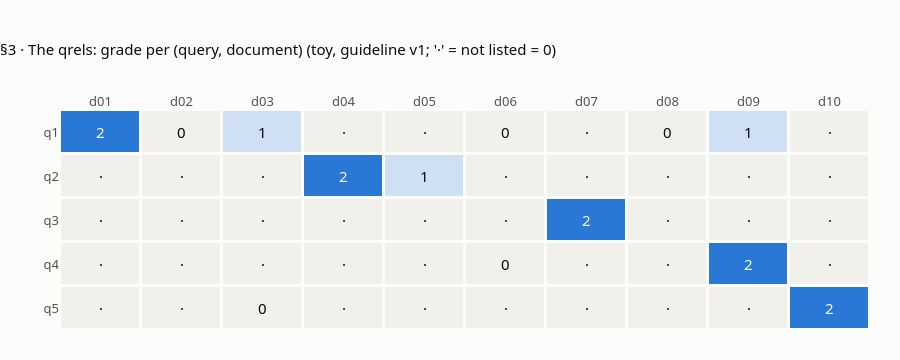

Here is the notebook cell this chart was saved with:
### Markdown cell above
## 3 · A person judges it: qrels

**What this verifies** (lesson step 3, `#judge`; fact S7). The labels, called **qrels** (query relevance judgments): one line per judged pair, `(query, document, grade)`, each with a written reason.
- Guideline v1: 2 = the document alone answers; 1 = part of the answer; 0 = does not help, even if it shares words or the topic. **Binary rule:** relevant = grade ≥ 1.
- q1: **d01 2, d03 1, d09 1**; everything else 0. d02 (the echo) and d08 (the keyword-stuffed footer) are listed with grade 0 and a reason.
- **8 relevant pairs of 50.** A pair that is not listed counts as grade 0.
- The lab's fingerprint over the 50 binary labels matches.

The order matters: write the guideline, judge, and only then look at what the retrievers returned. Change the guideline and its version number changes too.

**The chart** is the label table, query × document. Dark cells are relevant; `0` is a listed "not relevant" with a reason; `·` is a pair nobody listed (grade 0 by the rule).

### Code cell
for q in qids:
    graded = {d: GRADE[(q, d)] for d in dids if GRADE.get((q, d), 0) >= 1}
    print(f"   {q}: relevant={REL[q]} grades={graded}")
check("§3 relevant docs per query (S7)", REL,
      {"q1": ["d01", "d03", "d09"], "q2": ["d04", "d05"], "q3": ["d07"], "q4": ["d09"], "q5": ["d10"]})
check("§3 q1 grades d01, d03, d09 (S7)", [GRADE[("q1", d)] for d in ("d01", "d03", "d09")], [2, 1, 1])
check("§3 relevant pairs of all pairs (S7)", [sum(len(v) for v in REL.values()), len(qids) * len(dids)], [8, 50])
check("§3 listed qrels lines (S1)", len(toy["qrels"]), 13)
check("§3 d02 and d08 are listed for q1 with grade 0 (S7)", [GRADE[("q1", "d02")], GRADE[("q1", "d08")]], [0, 0])
check("§3 every listed line has a written reason", all(len(r["why"].split()) >= 3 for r in toy["qrels"]), True)
binary_ref = sorted(_fp([q, d, int(GRADE.get((q, d), 0) >= 1)]) for q in qids for d in dids)
check("§3 lab fingerprint of the 50 binary labels (S7)", _fp(binary_ref), "c46167a0335a1135")
why = {(r["qid"], r["did"]): r["why"] for r in toy["qrels"]}
print(f"   q1 d02 reason: {why[('q1', 'd02')]}")
print(f"   q1 d08 reason: {why[('q1', 'd08')]}")

# chart: the qrels heat table
z, ann = [], []
for i, q in enumerate(qids):
    z.append([GRADE.get((q, d), 0) for d in dids])
    for j, d in enumerate(dids):
        listed = (q, d) in GRADE
        g = GRADE.get((q, d), 0)
        ann.append(dict(x=d, y=q, text=str(g) if listed else "·", showarrow=False,
                        font=dict(size=15, color=SURFACE if g == 2 else INK)))
hov = [[f"{q} · {d}: grade {GRADE.get((q, d), 0)}" + (f"<br>why: {why[(q, d)]}" if (q, d) in why else
        "<br>not listed: grade 0 by the rule") for d in dids] for q in qids]
fig = go.Figure(go.Heatmap(z=z, x=dids, y=qids, zmin=0, zmax=2, customdata=hov, xgap=3, ygap=3,
                           colorscale=[[0, "#f1f0ea"], [0.5, LIGHT], [1, BLUE]], showscale=False,
                           hovertemplate="%{customdata}<extra></extra>"))
fig.update_layout(annotations=ann, height=360, yaxis=dict(autorange="reversed", showline=False, showgrid=False),
                  xaxis=dict(side="top", showline=False, showgrid=False),
                  title="§3 · The qrels: grade per (query, document) (toy, guideline v1; '·' = not listed = 0)",
                  margin=dict(l=60, r=30, t=110, b=30))
fig.show()

### Figure 1 — Plotly figure (JSON) as saved in the notebook; plotly's stock layout.template omitted (floating-point values rounded to 4 significant figures)
{"data": [{"colorscale": [[0, "#f1f0ea"], [0.5, "#cfe0f5"], [1, "#2a78d6"]], "customdata": [["q1 · d01: grade 2<br>why: names the main cause: burning fossil fuels releases carbon dioxide", "q1 · d02: grade 0<br>why: repeats the question word for word but gives no answer", "q1 · d03: grade 1<br>why: explains the mechanism (greenhouse gases trap heat) but not what emits them", "q1 · d04: grade 0<br>not listed: grade 0 by the rule", "q1 · d05: grade 0<br>not listed: grade 0 by the rule", "q1 · d06: grade 0<br>why: a carbon sink, not a cause", "q1 · d07: grade 0<br>not listed: grade 0 by the rule", "q1 · d08: grade 0<br>why: keyword-stuffed footer: the topic words without any content", "q1 · d09: grade 1<br>why: one source of a greenhouse gas: part of the cause, not the main one", "q1 · d10: grade 0<br>not listed: grade 0 by the rule"], ["q2 · d01: grade 0<br>not listed: grade 0 by the rule", "q2 · d02: grade 0<br>not listed: grade 0 by the rule", "q2 · d03: grade 0<br>not listed: grade 0 by the rule", "q2 · d04: grade 2<br>why: gives the reasons: warm water expands and glaciers melt", "q2 · d05: grade 1<br>why: one reason: melting ice sheets add water", "q2 · d06: grade 0<br>not listed: grade 0 by the rule", "q2 · d07: grade 0<br>not listed: grade 0 by the rule", "q2 · d08: grade 0<br>not listed: grade 0 by the rule", "q2 · d09: grade 0<br>not listed: grade 0 by the rule", "q2 · d10: grade 0<br>not listed: grade 0 by the rule"], ["q3 · d01: grade 0<br>not listed: grade 0 by the rule", "q3 · d02: grade 0<br>not listed: grade 0 by the rule", "q3 · d03: grade 0<br>not listed: grade 0 by the rule", "q3 · d04: grade 0<br>not listed: grade 0 by the rule", "q3 · d05: grade 0<br>not listed: grade 0 by the rule", "q3 · d06: grade 0<br>not listed: grade 0 by the rule", "q3 · d07: grade 2<br>why: solar and wind are renewable energy, although no query word appears", "q3 · d08: grade 0<br>not listed: grade 0 by the rule", "q3 · d09: grade 0<br>not listed: grade 0 by the rule", "q3 · d10: grade 0<br>not listed: grade 0 by the rule"], ["q4 · d01: grade 0<br>not listed: grade 0 by the rule", "q4 · d02: grade 0<br>not listed: grade 0 by the rule", "q4 · d03: grade 0<br>not listed: grade 0 by the rule", "q4 · d04: grade 0<br>not listed: grade 0 by the rule", "q4 · d05: grade 0<br>not listed: grade 0 by the rule", "q4 · d06: grade 0<br>why: shares only the word 'from'", "q4 · d07: grade 0<br>not listed: grade 0 by the rule", "q4 · d08: grade 0<br>not listed: grade 0 by the rule", "q4 · d09: grade 2<br>why: names the sources: cattle and rice paddies", "q4 · d10: grade 0<br>not listed: grade 0 by the rule"], ["q5 · d01: grade 0<br>not listed: grade 0 by the rule", "q5 · d02: grade 0<br>not listed: grade 0 by the rule", "q5 · d03: grade 0<br>why: about trapping heat in general, not about extreme heat events", "q5 · d04: grade 0<br>not listed: grade 0 by the rule", "q5 · d05: grade 0<br>not listed: grade 0 by the rule", "q5 · d06: grade 0<br>not listed: grade 0 by the rule", "q5 · d07: grade 0<br>not listed: grade 0 by the rule", "q5 · d08: grade 0<br>not listed: grade 0 by the rule", "q5 · d09: grade 0<br>not listed: grade 0 by the rule", "q5 · d10: grade 2<br>why: heat waves are becoming more frequent: answers yes"]], "hovertemplate": "%{customdata}<extra></extra>", "showscale": false, "x": ["d01", "d02", "d03", "d04", "d05", "d06", "d07", "d08", "d09", "d10"], "xgap": 3, "y": ["q1", "q2", "q3", "q4", "q5"], "ygap": 3, "z": [[2, 0, 1, 0, 0, 0, 0, 0, 1, 0], [0, 0, 0, 2, 1, 0, 0, 0, 0, 0], [0, 0, 0, 0, 0, 0, 2, 0, 0, 0], [0, 0, 0, 0, 0, 0, 0, 0, 2, 0], [0, 0, 0, 0, 0, 0, 0, 0, 0, 2]], "zmax": 2, "zmin": 0, "type": "heatmap"}], "layout": {"yaxis": {"autorange": "reversed", "showline": false, "showgrid": false}, "xaxis": {"side": "top", "showline": false, "showgrid": false}, "margin": {"l": 60, "r": 30, "t": 110, "b": 30}, "annotations": [{"font": {"color": "#fcfcfb", "size": 15}, "showarrow": false, "text": "2", "x": "d01", "y": "q1"}, {"font": {"color": "#0b0b0b", "size": 15}, "showarrow": false, "text": "0", "x": "d02", "y": "q1"}, {"font": {"color": "#0b0b0b", "size": 15}, "showarrow": false, "text": "1", "x": "d03", "y": "q1"}, {"font": {"color": "#0b0b0b", "size": 15}, "showarrow": false, "text": "·", "x": "d04", "y": "q1"}, {"font": {"color": "#0b0b0b", "size": 15}, "showarrow": false, "text": "·", "x": "d05", "y": "q1"}, {"font": {"color": "#0b0b0b", "size": 15}, "showarrow": false, "text": "0", "x": "d06", "y": "q1"}, {"font": {"color": "#0b0b0b", "size": 15}, "showarrow": false, "text": "·", "x": "d07", "y": "q1"}, {"font": {"color": "#0b0b0b", "size": 15}, "showarrow": false, "text": "0", "x": "d08", "y": "q1"}, {"font": {"color": "#0b0b0b", "size": 15}, "showarrow": false, "text": "1", "x": "d09", "y": "q1"}, {"font": {"color": "#0b0b0b", "size": 15}, "showarrow": false, "text": "·", "x": "d10", "y": "q1"}, {"font": {"color": "#0b0b0b", "size": 15}, "showarrow": false, "text": "·", "x": "d01", "y": "q2"}, {"font": {"color": "#0b0b0b", "size": 15}, "showarrow": false, "text": "·", "x": "d02", "y": "q2"}, {"font": {"color": "#0b0b0b", "size": 15}, "showarrow": false, "text": "·", "x": "d03", "y": "q2"}, {"font": {"color": "#fcfcfb", "size": 15}, "showarrow": false, "text": "2", "x": "d04", "y": "q2"}, {"font": {"color": "#0b0b0b", "size": 15}, "showarrow": false, "text": "1", "x": "d05", "y": "q2"}, {"font": {"color": "#0b0b0b", "size": 15}, "showarrow": false, "text": "·", "x": "d06", "y": "q2"}, {"font": {"color": "#0b0b0b", "size": 15}, "showarrow": false, "text": "·", "x": "d07", "y": "q2"}, {"font": {"color": "#0b0b0b", "size": 15}, "showarrow": false, "text": "·", "x": "d08", "y": "q2"}, {"font": {"color": "#0b0b0b", "size": 15}, "showarrow": false, "text": "·", "x": "d09", "y": "q2"}, {"font": {"color": "#0b0b0b", "size": 15}, "showarrow": false, "text": "·", "x": "d10", "y": "q2"}, {"font": {"color": "#0b0b0b", "size": 15}, "showarrow": false, "text": "·", "x": "d01", "y": "q3"}, {"font": {"color": "#0b0b0b", "size": 15}, "showarrow": false, "text": "·", "x": "d02", "y": "q3"}, {"font": {"color": "#0b0b0b", "size": 15}, "showarrow": false, "text": "·", "x": "d03", "y": "q3"}, {"font": {"color": "#0b0b0b", "size": 15}, "showarrow": false, "text": "·", "x": "d04", "y": "q3"}, {"font": {"color": "#0b0b0b", "size": 15}, "showarrow": false, "text": "·", "x": "d05", "y": "q3"}, {"font": {"color": "#0b0b0b", "size": 15}, "showarrow": false, "text": "·", "x": "d06", "y": "q3"}, {"font": {"color": "#fcfcfb", "size": 15}, "showarrow": false, "text": "2", "x": "d07", "y": "q3"}, {"font": {"color": "#0b0b0b", "size": 15}, "showarrow": false, "text": "·", "x": "d08", "y": "q3"}, {"font": {"color": "#0b0b0b", "size": 15}, "showarrow": false, "text": "·", "x": "d09", "y": "q3"}, {"font": {"color": "#0b0b0b", "size": 15}, "showarrow": false, "text": "·", "x": "d10", "y": "q3"}, {"font": {"color": "#0b0b0b", "size": 15}, "showarrow": false, "text": "·", "x": "d01", "y": "q4"}, {"font": {"color": "#0b0b0b", "size": 15}, "showarrow": false, "text": "·", "x": "d02", "y": "q4"}, {"font": {"color": "#0b0b0b", "size": 15}, "showarrow": false, "text": "·", "x": "d03", "y": "q4"}, {"font": {"color": "#0b0b0b", "size": 15}, "showarrow": false, "text": "·", "x": "d04", "y": "q4"}, {"font": {"color": "#0b0b0b", "size": 15}, "showarrow": false, "text": "·", "x": "d05", "y": "q4"}, {"font": {"color": "#0b0b0b", "size": 15}, "showarrow": false, "text": "0", "x": "d06", "y": "q4"}, {"font": {"color": "#0b0b0b", "size": 15}, "showarrow": false, "text": "·", "x": "d07", "y": "q4"}, {"font": {"color": "#0b0b0b", "size": 15}, "showarrow": false, "text": "·", "x": "d08", "y": "q4"}, {"font": {"color": "#fcfcfb", "size": 15}, "showarrow": false, "text": "2", "x": "d09", "y": "q4"}, {"font": {"color": "#0b0b0b", "size": 15}, "showarrow": false, "text": "·", "x": "d10", "y": "q4"}, {"font": {"color": "#0b0b0b", "size": 15}, "showarrow": false, "text": "·", "x": "d01", "y": "q5"}, {"font": {"color": "#0b0b0b", "size": 15}, "showarrow": false, "text": "·", "x": "d02", "y": "q5"}, {"font": {"color": "#0b0b0b", "size": 15}, "showarrow": false, "text": "0", "x": "d03", "y": "q5"}, {"font": {"color": "#0b0b0b", "size": 15}, "showarrow": false, "text": "·", "x": "d04", "y": "q5"}, {"font": {"color": "#0b0b0b", "size": 15}, "showarrow": false, "text": "·", "x": "d05", "y": "q5"}, {"font": {"color": "#0b0b0b", "size": 15}, "showarrow": false, "text": "·", "x": "d06", "y": "q5"}, {"font": {"color": "#0b0b0b", "size": 15}, "showarrow": false, "text": "·", "x": "d07", "y": "q5"}, {"font": {"color": "#0b0b0b", "size": 15}, "showarrow": false, "text": "·", "x": "d08", "y": "q5"}, {"font": {"color": "#0b0b0b", "size": 15}, "showarrow": false, "text": "·", "x": "d09", "y": "q5"}, {"font": {"color": "#fcfcfb", "size": 15}, "showarrow": false, "text": "2", "x": "d10", "y": "q5"}], "height": 360, "title": {"text": "§3 · The qrels: grade per (query, document) (toy, guideline v1; '·' = not listed = 0)"}}}
